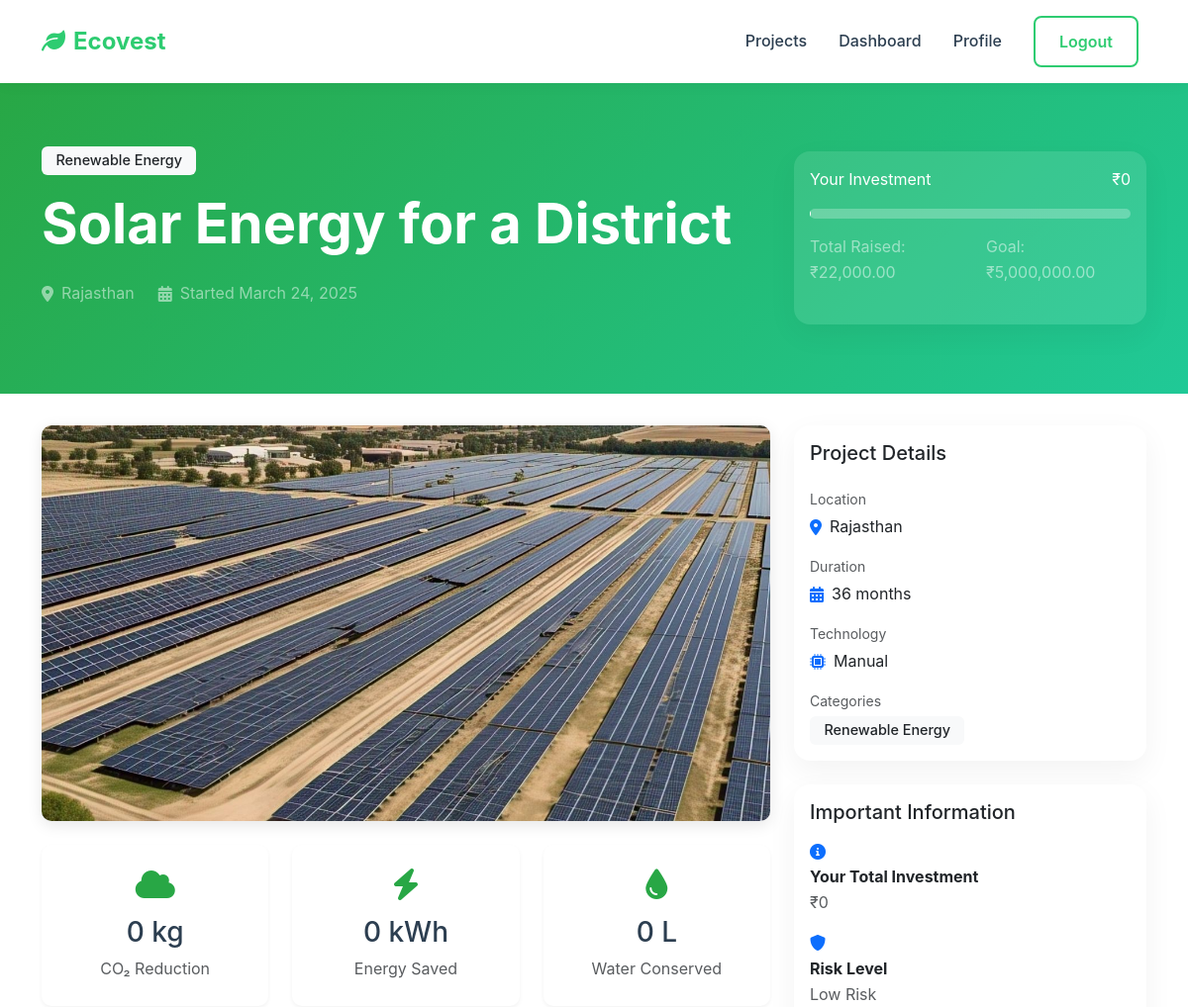
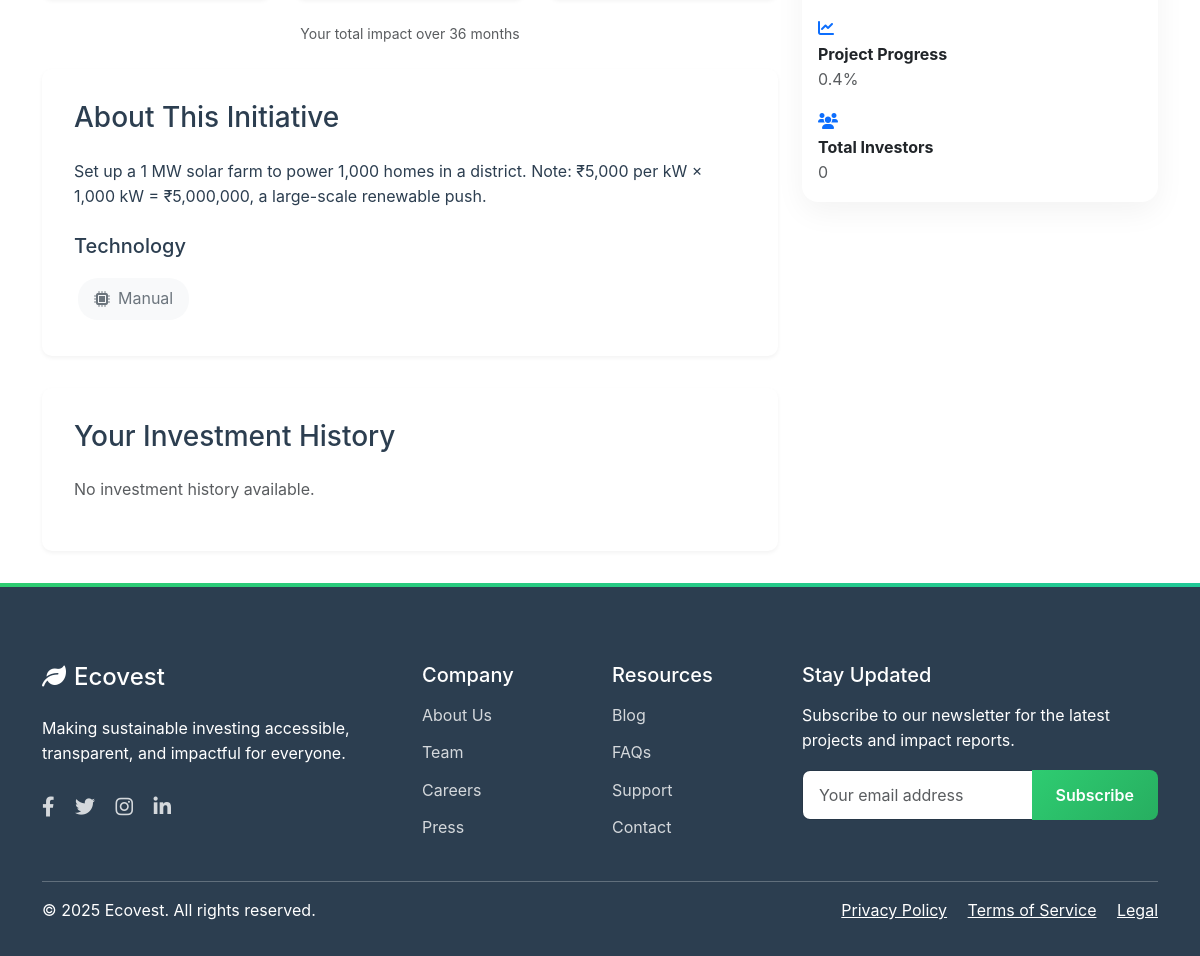
The page /users/initiative/38/ (signed in) on the database its author committed (2 pictures, top to bottom).
### initiatives/models.py (models this page shows, shortened)
class Category(models.Model):
    name = models.CharField(max_length=100, unique=True, choices=[
        ('Renewable Energy', 'Renewable Energy'),
        ('Recycling', 'Recycling'),
        ('Emission Control', 'Emission Control'),
        ('Water Conservation', 'Water Conservation'),
        ('Reforestation', 'Reforestation'),
        ('Sustainable Agriculture', 'Sustainable Agriculture'),
        ('Clean Transportation', 'Clean Transportation'),
        ('Waste Management', 'Waste Management'),
        ('Green Technology', 'Green Technology'),
        ('Ocean Conservation', 'Ocean Conservation'),
    ])
    description = models.TextField(blank=True)

class Initiative(models.Model):
    STATUS_CHOICES = [
        ('draft', 'Draft'),
        ('active', 'Active'),
        ('funded', 'Funded'),
        ('completed', 'Completed'),
        ('cancelled', 'Cancelled')
    ]
    LOCATION_CHOICES = [
        ('Andhra Pradesh', 'Andhra Pradesh'),
        ('Arunachal Pradesh', 'Arunachal Pradesh'),
        ('Assam', 'Assam'),
        ('Bihar', 'Bihar'),
        ('Chhattisgarh', 'Chhattisgarh'),
        ('Goa', 'Goa'),
        ('Gujarat', 'Gujarat'),
        ('Haryana', 'Haryana'),
        ('Himachal Pradesh', 'Himachal Pradesh'),
        ('Jharkhand', 'Jharkhand'),
        ('Karnataka', 'Karnataka'),
        ('Kerala', 'Kerala'),
        ('Madhya Pradesh', 'Madhya Pradesh'),
        ('Maharashtra', 'Maharashtra'),
        ('Manipur', 'Manipur'),
        ('Meghalaya', 'Meghalaya'),
        ('Mizoram', 'Mizoram'),
        ('Nagaland', 'Nagaland'),
        ('Odisha', 'Odisha'),
        ('Punjab', 'Punjab'),
        ('Rajasthan', 'Rajasthan'),
        ('Sikkim', 'Sikkim'),
        ('Tamil Nadu', 'Tamil Nadu'),
        ('Telangana', 'Telangana'),
        ('Tripura', 'Tripura'),
        ('Uttar Pradesh', 'Uttar Pradesh'),
        ('Uttarakhand', 'Uttarakhand'),
        ('West Bengal', 'West Bengal')
    ]
    TECHNOLOGY_CHOICES = [
        ('Solar', 'Solar'),
        ('Wind', 'Wind'),
        ('Hydro', 'Hydro'),
        ('Organic', 'Organic'),
        ('Mechanical', 'Mechanical'),
        ('Chemical', 'Chemical'),
        ('Biofuel', 'Biofuel'),
        ('EV', 'EV'),
        ('Manual', 'Manual'),
        ('AI', 'AI')
    ]
    RISK_CHOICES = [
        ('low', 'Low Risk'),
        ('medium', 'Medium Risk'),
        ('high', 'High Risk')
    ]
    title = models.CharField(max_length=200)
    description = models.TextField()
    categories = models.ManyToManyField(Category, related_name='initiatives')
    image = models.ImageField(upload_to='initiatives/', null=True, blank=True)
    status = models.CharField(max_length=20, choices=STATUS_CHOICES, default='draft')
    location = models.CharField(max_length=100, choices=LOCATION_CHOICES, default='Karnataka')
    technology_type = models.CharField(max_length=20, choices=TECHNOLOGY_CHOICES, default='Manual')
    goal_amount = models.DecimalField(max_digits=12, decimal_places=2)
    current_amount = models.DecimalField(max_digits=12, decimal_places=2, default=0)
    created_at = models.DateTimeField(auto_now_add=True)
    updated_at = models.DateTimeField(auto_now=True)
    risk_level = models.CharField(max_length=20, choices=RISK_CHOICES, default='medium')
    duration_months = models.IntegerField(default=12)
    min_investment = models.DecimalField(max_digits=10, decimal_places=2, default=1000)
    max_investment = models.DecimalField(max_digits=12, decimal_places=2, null=True, blank=True)
    roi_estimate = models.DecimalField(max_digits=5, decimal_places=2, default=0)
    carbon_reduction_per_investment = models.FloatField(default=0)
    energy_savings_per_investment = models.FloatField(default=0)
    water_savings_per_investment = models.FloatField(default=0)
    carbon_impact = models.FloatField(default=0)  # CO2 reduction in kg
    energy_impact = models.FloatField(default=0)  # Energy saved in kWh
    water_impact = models.FloatField(default=0)   # Water saved in liters
    project_scale = models.IntegerField(
        choices=[
            (1, 'Small'),
            (2, 'Medium'),
            (3, 'Large'),
            (4, 'Very Large'),
            (5, 'Enterprise')
        ],
        default=3
    )
    def calculate_risk_score(self):
        analyzer = PortfolioAnalyzer()
        return analyzer.calculate_risk_score(self)
    def get_risk_label(self):
        analyzer = PortfolioAnalyzer()
        return analyzer.get_risk_label(self.calculate_risk_score())
    def get_progress_percentage(self):
        if self.goal_amount == 0:
            return 0
        return (self.current_amount / self.goal_amount) * 100
    class Meta:
        ordering = ['-created_at']

### users/views.py (the view)
# urls.py: path('initiative/<int:pk>/', views.user_initiative_detail, name='user_initiative_detail'),
@login_required
def user_initiative_detail(request, pk):
    initiative = get_object_or_404(Initiative, pk=pk)
    user_investments = request.user.investments.filter(initiative=initiative)
    totals = user_investments.aggregate(
        total_invested=Coalesce(Sum('amount'), 0, output_field=DecimalField()),
        carbon=Coalesce(Sum('carbon_impact'), 0, output_field=models.FloatField()),
        energy=Coalesce(Sum('energy_impact'), 0, output_field=models.FloatField()),
        water=Coalesce(Sum('water_impact'), 0, output_field=models.FloatField())
    )
    total_invested = totals['total_invested']
    impact_metrics = {
        'carbon': round(totals['carbon']),
        'energy': round(totals['energy']),
        'water': round(totals['water'])
    }
    investment_history = user_investments.order_by('-created_at')
    context = {
        'initiative': initiative,
        'total_invested': total_invested,
        'impact_metrics': impact_metrics,
        'investment_history': investment_history,
        'total_investors': initiative.investments.values('user').distinct().count(),
    }
    return render(request, 'users/user_initiative_detail.html', context)

### users/templates/users/user_initiative_detail.html (shortened to what this page needs)
{% extends 'core/base.html' %}
{% load static %}
{% load humanize %}
{% block content %}
<section class="hero">
    <div class="container">
        <div class="row align-items-center">
            <div class="col-lg-8">
                <div class="mb-3">
                    {% for category in initiative.categories.all %}
                        <span class="badge bg-light text-dark me-2">{{ category.name }}</span>
                    {% endfor %}
                </div>
                <h1 class="display-4 fw-bold mb-4">{{ initiative.title }}</h1>
                <div class="d-flex align-items-center text-white-50 mb-4">
                    <i class="fas fa-map-marker-alt me-2"></i>
                    <span class="me-4">{{ initiative.location }}</span>
                    <i class="fas fa-calendar-alt me-2"></i>
                    <span>Started {{ initiative.created_at|date:"F d, Y" }}</span>
                </div>
            </div>
            <div class="col-lg-4">
                <div class="card bg-white bg-opacity-10 border-0">
                    <div class="card-body">
                        <div class="d-flex justify-content-between align-items-center mb-3">
                            <span class="text-white">Your Investment</span>
                            <span class="text-white">₹{{ total_invested|intcomma }}</span>
                        </div>
                        <div class="progress bg-white bg-opacity-25 mb-3">
                        </div>
                        <div class="d-flex justify-content-between text-white-50 mb-4">
                            <span>Total Raised: ₹{{ initiative.current_amount|intcomma }}</span>
                            <span>Goal: ₹{{ initiative.goal_amount|intcomma }}</span>
                        </div>
                    </div>
                </div>
            </div>
        </div>
    </div>
</section>
<div class="container">
    <div class="row">
        <div class="col-lg-8">
            {% if initiative.image %}
                <img src="{{ initiative.image.url }}" class="initiative-image mb-4" alt="{{ initiative.title }}">
            {% else %}
                <img src="https://source.unsplash.com/random/800x400/?{{ initiative.categories.first.name|lower }}"
                     class="initiative-image mb-4" alt="{{ initiative.title }}">
            {% endif %}
            <div class="row g-4 mb-4">
                <div class="col-md-4">
                    <div class="impact-card text-center">
                        <i class="fas fa-cloud impact-icon"></i>
                        <h3 class="mb-2">{{ impact_metrics.carbon|floatformat:0|intcomma }} kg</h3>
                        <p class="text-muted mb-0">CO₂ Reduction</p>
                    </div>
                </div>
                <div class="col-md-4">
                    <div class="impact-card text-center">
                        <i class="fas fa-bolt impact-icon"></i>
                        <h3 class="mb-2">{{ impact_metrics.energy|floatformat:0|intcomma }} kWh</h3>
                        <p class="text-muted mb-0">Energy Saved</p>
                    </div>
                </div>
                <div class="col-md-4">
                    <div class="impact-card text-center">
                        <i class="fas fa-tint impact-icon"></i>
                        <h3 class="mb-2">{{ impact_metrics.water|floatformat:0|intcomma }} L</h3>
                        <p class="text-muted mb-0">Water Conserved</p>
                    </div>
                </div>
            </div>
            <div class="text-muted small text-center mb-4">
                Your total impact over {{ initiative.duration_months }} months
            </div>
            <div class="detail-section">
                <h3 class="mb-4">About This Initiative</h3>
                {{ initiative.description|linebreaks }}
                <div class="mt-4">
                    <h5 class="mb-3">Technology</h5>
                    <div class="tech-badge">
                        <i class="fas fa-microchip"></i>
                        {{ initiative.technology_type }}
                    </div>
                </div>
            </div>
            <div class="detail-section">
                <h3 class="mb-4">Your Investment History</h3>
                <div class="investment-history">
                    {% for investment in investment_history %}
                    <div class="investment-item">
                        <div class="d-flex justify-content-between align-items-center">
                            <div>
                                <h5 class="mb-1">₹{{ investment.amount|intcomma }}</h5>
                                <small class="text-muted">{{ investment.created_at|date:"F d, Y" }}</small>
                            </div>
                            <div class="text-end">
                                <div class="text-success">+{{ investment.amount|intcomma }}</div>
                                <small class="text-muted">Investment</small>
                            </div>
                        </div>
                    </div>
                    {% empty %}
                    <p class="text-muted">No investment history available.</p>
                    {% endfor %}
                </div>
            </div>
        </div>
        <div class="col-lg-4">
            <div class="card mb-4">
                <div class="card-body">
                    <h5 class="card-title mb-4">Project Details</h5>
                    <div class="mb-3">
                        <small class="text-muted d-block mb-1">Location</small>
                        <div class="d-flex align-items-center">
                            <i class="fas fa-map-marker-alt text-primary me-2"></i>
                            {{ initiative.location }}
                        </div>
                    </div>
                    <div class="mb-3">
                        <small class="text-muted d-block mb-1">Duration</small>
                        <div class="d-flex align-items-center">
                            <i class="fas fa-calendar-alt text-primary me-2"></i>
                            {{ initiative.duration_months }} months
                        </div>
                    </div>
                    <div class="mb-3">
                        <small class="text-muted d-block mb-1">Technology</small>
                        <div class="d-flex align-items-center">
                            <i class="fas fa-microchip text-primary me-2"></i>
                            {{ initiative.technology_type }}
                        </div>
                    </div>
                    <div>
                        <small class="text-muted d-block mb-1">Categories</small>
                        {% for category in initiative.categories.all %}
                            <span class="badge bg-light text-dark me-2">{{ category.name }}</span>
                        {% endfor %}
                    </div>
                </div>
            </div>
            <div class="card mb-4">
                <div class="card-body">
                    <h5 class="card-title mb-3">Important Information</h5>
                    <ul class="list-unstyled mb-0">
                        <li class="mb-3">
                            <i class="fas fa-info-circle text-primary me-2"></i>
                            <div>
                                <strong>Your Total Investment</strong>
                                <div class="text-muted">₹{{ total_invested|intcomma }}</div>
                            </div>
                        </li>
                        <li class="mb-3">
                            <i class="fas fa-shield-alt text-primary me-2"></i>
                            <div>
                                <strong>Risk Level</strong>
                                <div class="text-muted">{{ initiative.get_risk_label }}</div>
                            </div>
                        </li>
                        <li class="mb-3">
                            <i class="fas fa-chart-line text-primary me-2"></i>
                            <div>
                                <strong>Project Progress</strong>
                                <div class="text-muted">{{ initiative.get_progress_percentage|floatformat:1 }}%</div>
                            </div>
                        </li>
                        <li>
                            <i class="fas fa-users text-primary me-2"></i>
                            <div>
                                <strong>Total Investors</strong>
                                <div class="text-muted">{{ total_investors|intcomma }}</div>
                            </div>
                        </li>
                    </ul>
                </div>
            </div>
        </div>
    </div>
</div>
{% endblock %}

### rows shown on the page
Category: name "Renewable Energy"
Initiative: title "Solar Energy for a District", location "Rajasthan", created_at "March 24, 2025", current_amount "22,000.00", goal_amount "5,000,000.00", image (picture), duration_months "36", description "Set up a 1 MW solar farm to power 1,000 homes in a district. Note: ₹5,000 per kW × 1,000 kW = ₹5,000,000, a large-scale renewable push.", technology_type "Manual", get_risk_label "Low Risk", get_progress_percentage "0.4"

### other values the page prints
{{ total_invested|intcomma }} "0"
{{ impact_metrics.carbon|floatformat:0|intcomma }} "0"
{{ impact_metrics.energy|floatformat:0|intcomma }} "0"
{{ impact_metrics.water|floatformat:0|intcomma }} "0"
{{ total_investors|intcomma }} "0"
